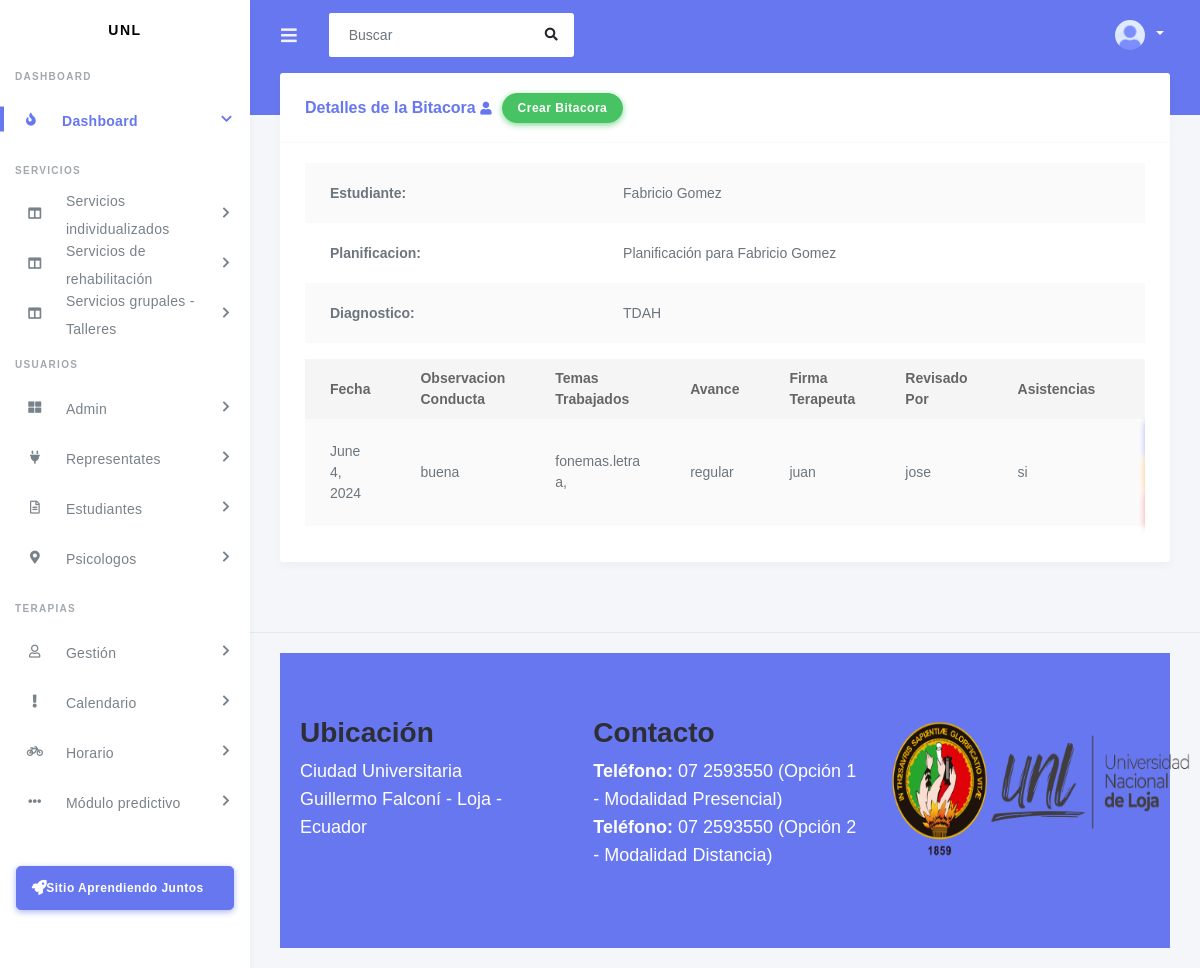
/verBitacora/9/, run on the app's committed database.
### app/bitacora/models.py (models this page shows, shortened)
class Bitacora(models.Model):
    estudiante = models.ForeignKey(Estudiante, on_delete=models.CASCADE)
    planificacion = models.ForeignKey(Planificacion, on_delete=models.CASCADE)
    diagnostico = models.ForeignKey(Diagnostico, on_delete=models.CASCADE)

class NuevaBitacora(models.Model):
    bitacora = models.ForeignKey(Bitacora, on_delete=models.CASCADE)
    fecha = models.DateField()
    observacion_conducta = models.CharField(
        max_length=50,
        choices = CONDUCTAS_CHOICES,
        default='buena')
    temas_trabajados = models.CharField(max_length=400)
    avance = models.CharField(
        max_length=50,
        choices = AVANCE_CHOICES,
        default='regular')
    firma_terapeuta = models.CharField(max_length=100)
    revisado_por = models.CharField(max_length=100)
    asistencias = models.CharField(
        max_length=10,
        choices = ASISTENCIAS_CHOICES,
        default='si'
    )

### app/usuarios/usuario/models.py (models this page shows)
class Estudiante(models.Model):
    representante = models.ForeignKey(Representante, on_delete=models.CASCADE)
    nombre = models.CharField(max_length=100)
    apellido = models.CharField(max_length=100)
    genero = models.CharField(
        max_length=1,
        choices=GENERO_CHOICES,
        default='F'
    )
    cedula = models.CharField(max_length=10)
    fecha_nacimiento = models.DateField()
    edad = models.PositiveIntegerField()
    año_educacion = models.PositiveIntegerField()
    institucion_educativa = models.CharField(max_length=100)
    fecha = models.DateField()
    motivo = models.TextField(max_length=500)
    def nombre_completo(self):
        return '{} {}'.format(self.nombre, self.apellido)
    def __str__(self):
        return self.nombre_completo()
    class Meta:
        permissions = [
            ("can_create_estudiante", "Can create Estudiante"),
        ]

### app/planificaciones/models.py (models this page shows)
class Planificacion(models.Model):
    estudiante = models.ForeignKey(Estudiante, on_delete=models.CASCADE)
    diagnostico = models.ForeignKey(Diagnostico, on_delete=models.CASCADE)
    edad_biologica = models.IntegerField()
    edad_cognitiva_lenguaje_verbal = models.IntegerField()
    edad_cognitiva_lenguaje_comprensivo = models.IntegerField()
    def __str__(self):
        return f'Planificación para {self.estudiante.nombre} {self.estudiante.apellido}'

### app/terapiass/models.py (models this page shows)
class Diagnostico(models.Model):
    nombre_diagnostico = models.CharField(max_length=100, unique=True)
    def __str__(self):
        return self.nombre_diagnostico

### app/bitacora/views.py (the view)
# urls.py: path('verBitacora/<int:pk>/', VerBitacoraView.as_view(), name='ver_bitacora'),
class VerBitacoraView(DetailView):
    model = Bitacora
    template_name = 'bitacora/verBitacora.html'
    context_object_name = 'bitacora'
    def get_context_data(self, **kwargs):
        context = super().get_context_data(**kwargs)
        bitacora_id = self.kwargs.get('pk')
        bitacora = get_object_or_404(Bitacora, pk=bitacora_id)
        nuevas_bitacoras = NuevaBitacora.objects.filter(bitacora=bitacora)
        context['nuevas_bitacoras'] = nuevas_bitacoras
        return context

### templates/bitacora/verBitacora.html (shortened to what this page needs)
{% extends 'layout.html' %}
{% load static %}
{% block content %}
<section class="section">
    <div class="section-body">
        <div class="row">
            <div class="col-12">
                <div class="card">
                    <div class="card-header">
                        <h4>Detalles de la Bitacora <i class="fas fa-user"></i></h4>
                        <a href="{% url 'crear_nueva_bitacora' bitacora_id=object.id %}" class="btn btn-success float-right">Crear Bitacora</a>
                    </div>
                    <div class="card-body">
                        <div class="table-responsive">
                            <table class="table table-striped">
                                <tr>
                                    <th>Estudiante:</th>
                                    <td>{{ object.estudiante }}</td>
                                </tr>
                                <tr>
                                    <th>Planificacion:</th>
                                    <td>{{ object.planificacion }}</td>
                                </tr>
                                <tr>
                                    <th>Diagnostico:</th>
                                    <td>{{ object.diagnostico }}</td>
                                </tr>
                            </table>
                            <table class="table table-striped">
                                <thead>
                                    <tr>
                                        <th>Fecha</th>
                                        <th>Observacion Conducta</th>
                                        <th>Temas Trabajados</th>
                                        <th>Avance</th>
                                        <th>Firma Terapeuta</th>
                                        <th>Revisado Por</th>
                                        <th>Asistencias</th>
                                        <th>Acción</th>
                                    </tr>
                                </thead>
                                <tbody>
                                    {% for nueva_bitacora in nuevas_bitacoras %}
                                    <tr>
                                        <td>{{ nueva_bitacora.fecha }}</td>
                                        <td>{{ nueva_bitacora.observacion_conducta }}</td>
                                        <td>{{ nueva_bitacora.temas_trabajados }}</td>
                                        <td>{{ nueva_bitacora.avance }}</td>
                                        <td>{{ nueva_bitacora.firma_terapeuta }}</td>
                                        <td>{{ nueva_bitacora.revisado_por }}</td>
                                        <td>{{ nueva_bitacora.asistencias }}</td>
                                        <td>
                                        </td>
                                    </tr>
                                    {% endfor %}
                                </tbody>
                            </table>
                        </div>
                    </div>
                </div>
            </div>
        </div>
    </div>
</section>
{% endblock content %}

### templates/footer.html (style rules this page uses)
body { font-family: Arial, sans-serif; }
.row { display: flex; flex-wrap: wrap; }

### data on the page
Bitacora: estudiante "Fabricio Gomez", planificacion "Planificación para Fabricio Gomez", diagnostico "TDAH"
NuevaBitacora: fecha "June 4, 2024", observacion_conducta "buena", temas_trabajados "fonemas.letra a,", avance "regular", firma_terapeuta "juan", revisado_por "jose", asistencias "si"
